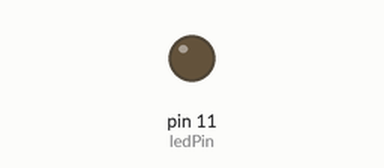
A sketch run on a simulated Arduino Uno, built with avr-gcc and run on an emulated ATmega328P. Shown: output pins drawn as LEDs (lit = HIGH). What the sketch prints to the serial monitor is not drawn.

Above: at 0.05 s.
At 2.25 s:
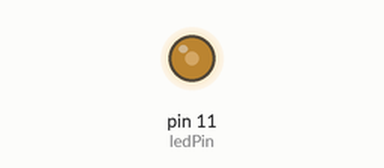
At 2.85 s:
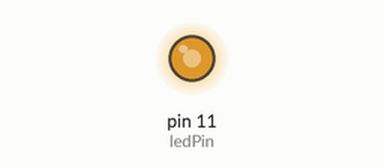
At 3.45 s:
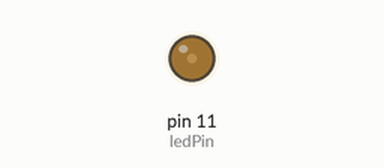
Timing chart, 0 to 7.0 s (numbered marks = the images above):
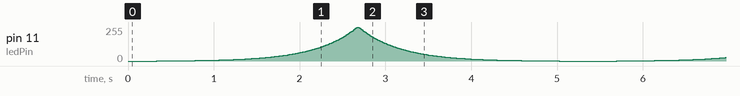

The sketch:

a.ino
```cpp
const int potmeterPin = A0;
const int ledPin = 11;

void setup()
{
    pinMode(potmeterPin, INPUT);
    pinMode(ledPin, OUTPUT);
    Serial.begin(9600);
}

int breathFunction(int x)
{
    // f(x) = e^kx - 1
    // f(255) = 255 = e^kx - 1
    // f(0) = 0 = e^kx - 1
    // k = log(256) / 255
    return exp((log(256) / 255) * x) - 1;
}

void pulseLed(int x)
{
    int value = breathFunction(x);
    analogWrite(ledPin, value);
    // Display the following in the Serial Plotter (not monitor)
    Serial.print(x);
    Serial.print(" ");
    Serial.println(value);
    delay(10);
}

void loop()
{
    for (int x = 0; x <= 255; x++)
    {
        pulseLed(x);
    }
    for (int x = 255; x >= 0; x--)
    {
        pulseLed(x);
    }
}
```
